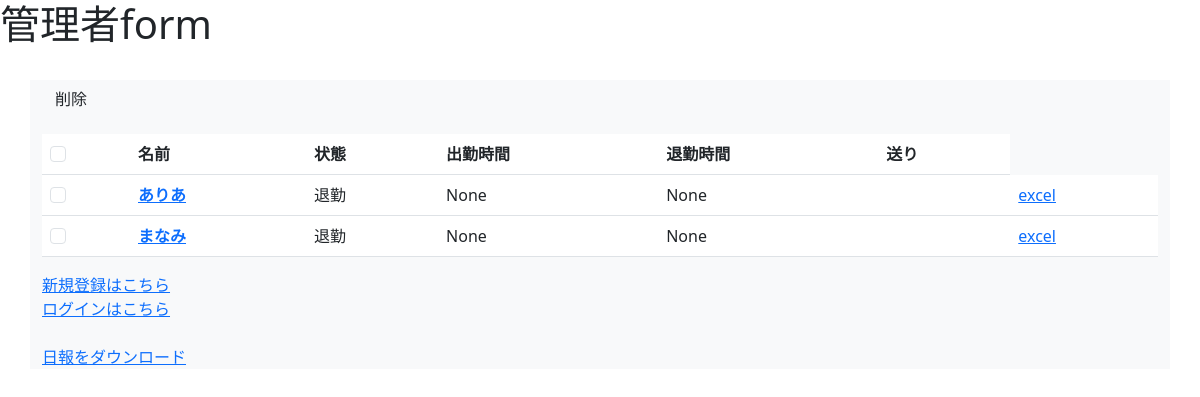
The app's page /adminform (signed in), older data.
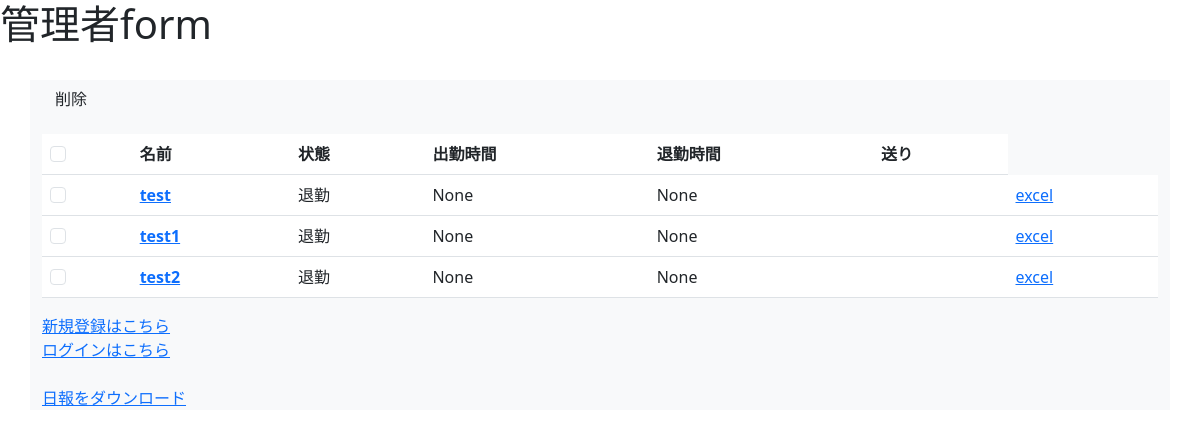
The same page, newer data.
### attendance/models.py (models this page shows, shortened)
class Account(models.Model):
    user = models.OneToOneField(User, on_delete=models.CASCADE)
    is_working = models.BooleanField(default=False)
    start_time = models.DateTimeField(verbose_name="開始時間")
    end_time = models.DateTimeField(verbose_name="終了時間")
    start_overtime = models.CharField(max_length=20, null=True)
    end_overtime = models.CharField(max_length=20, null=True)
    is_sending = models.BooleanField(default=False)

### attendance/views.py (the view, shortened to what this page needs)
# urls.py: path("adminform", views.AdminFrom.as_view(), name="AdminForm"),
class AdminFrom(ListView):
    model = Account
    template_name = "attendance/admin_form.html"
    def get(self, request):
        if not request.user.is_superuser:
            return HttpResponseRedirect(reverse('Login'))
        return super().get(request)

### templates/attendance/admin_form.html (shortened to what this page needs)
{% extends "attendance/DB5_base.html" %}
{% block body %}
<header><h1>管理者form</h1></header>
<br>
<div class="container bg-light"><form action="{% url 'AdminForm' %}" method="post">
  <input type="submit" class=btn btn-primary value="削除">
    <table class="table caption-top">
        <caption></caption>
        <thead>
          <tr>
            <th>
              <label><input class="form-check-input" type="checkbox" id="all"></label>
            </th>
            <th scope="col">名前</th>
            <th scope="col">状態</th>
            <th scope="col">出勤時間</th>
            <th scope="col">退勤時間</th>
            <th scope="col">送り</th>
          </tr>
        </thead>
        <tbody>
        {% for account in object_list %}
            <tr><div>
            {% if not account.user.username == "admin" %}
                <th scope="row">
                  <label><input class="form-check-input" type="checkbox" name="chk" value="{{account.pk}}"></label>
                  </th>
                <th scope="row">
                <a href="{% url 'Edit' pk=account.pk %}">{{account.user}}
                </a>
                </th>
                {% if account.is_working %}<td>出勤</td>
                {% else %}<td>退勤</td>{% endif %}
                <td>{{account.start_overtime}}</td>
                <td>{{account.end_overtime}}</td>
                <td>
                </td>
                <td>
                    <a href="{% url 'PopExcel' pk=account.pk %}" target="_blank" rel="noreferrer noopener">excel</a>
                </td>
            {% endif %}
            </div>
            </tr>
        {% endfor %}
        </tbody>
      </table>
      <a href="{% url 'Register' %}">新規登録はこちら</a><br>
      <a href="{% url 'Login' %}">ログインはこちら</a><br><br>
      <a href="{% url 'Daily' %}">日報をダウンロード</a>
 </form></div>
{% endblock body %}

### templates/attendance/DB5_base.html (shortened to what this page needs)
{% load static %}
<!DOCTYPE html>
<html lang="ja">
  <head>
    <link href="https://cdn.jsdelivr.net/npm/bootstrap@5.3.0-alpha1/dist/css/bootstrap.min.css" rel="stylesheet">
</head>
  <body>
    {% block body %}
    {% endblock %}
    </body>
</html>

Row changes from the older to the newer data that the page shows:
removed Account: user "ありあ", is_working "退勤", start_overtime "None", end_overtime "None"
removed Account: user "まなみ", is_working "退勤", start_overtime "None", end_overtime "None"
added Account: user "test", is_working "退勤", start_overtime "None", end_overtime "None"
added Account: user "test1", is_working "退勤", start_overtime "None", end_overtime "None"
added Account: user "test2", is_working "退勤", start_overtime "None", end_overtime "None"
